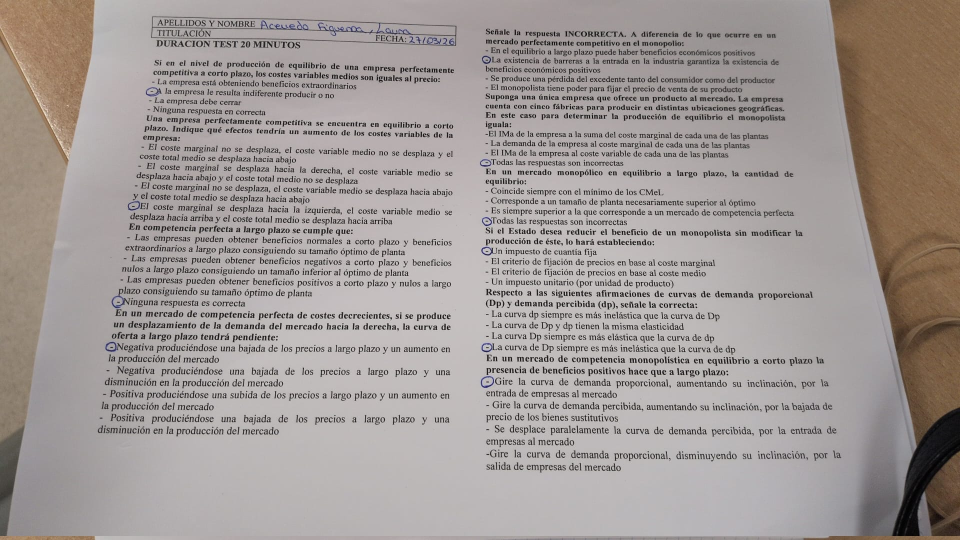
#> input picture samples/exam.jpeg, 1920 x 1080 px (shown at 1/2 size)
$ python -i image_service.py   (imports and definitions only)
#> lines starting #> are read from the running program, lines starting #| are printed output that depends on the picture; after the words box and inside, x2 and y2 are one past the last pixel; in counts of white or black regions, pixels touching at a corner belong together
#> further down, picture is the input picture: shape (1080, 1920, 3); mean B, G, R 150.5, 153.5, 161.2
import base64
import hashlib

import cv2
import numpy as np

GEMINI_JPEG_QUALITY = 75  # Gemini doesn't need high fidelity; 75 cuts payload ~35%

# ── OMR alignment ────────────────────────────────────────────────────────────
_ECC_CRITERIA = (cv2.TERM_CRITERIA_EPS | cv2.TERM_CRITERIA_COUNT, 100, 1e-5)
_MIN_ECC_CORRELATION = 0.70   # below this the alignment is too poor to trust
_BBOX_PADDING = 4             # expand each bbox side by N pixels before measuring

# ── OMR mark classification ───────────────────────────────────────────────────
_MARK_DELTA_MIN = 0.04          # min ink delta to consider a region "active"
_CANCEL_ASPECT_MIN = 2.5        # connected component aspect ratio ≥ this → stroke
_CANCEL_SPAN_RATIO = 0.38       # CC spanning ≥38 % of region width or height → cancellation
_SELECT_EXTENT_MIN = 0.10       # compact CC fill ratio ≥ this → selection mark
_AMBIGUITY_TOP2_GAP = 0.025     # if top-2 active-option deltas within this → uncertain


# [289 lines left out: functions _apply_clahe, _ink_density, _extra_ink_mask, _classify_ink, _classify_option, alinear_examen and 2 more, not called in this run]


def recorte_a4(imagen):
    """Detects and perspective-corrects the exam sheet in the photo."""
    alto, ancho = imagen.shape[:2]
#> alto = 1080; ancho = 1920
    escala = 1100 / max(1, alto)
#> escala = 1.02
    redimensionada = cv2.resize(imagen, (int(ancho * escala), 1100))
    gris = cv2.cvtColor(redimensionada, cv2.COLOR_BGR2GRAY)
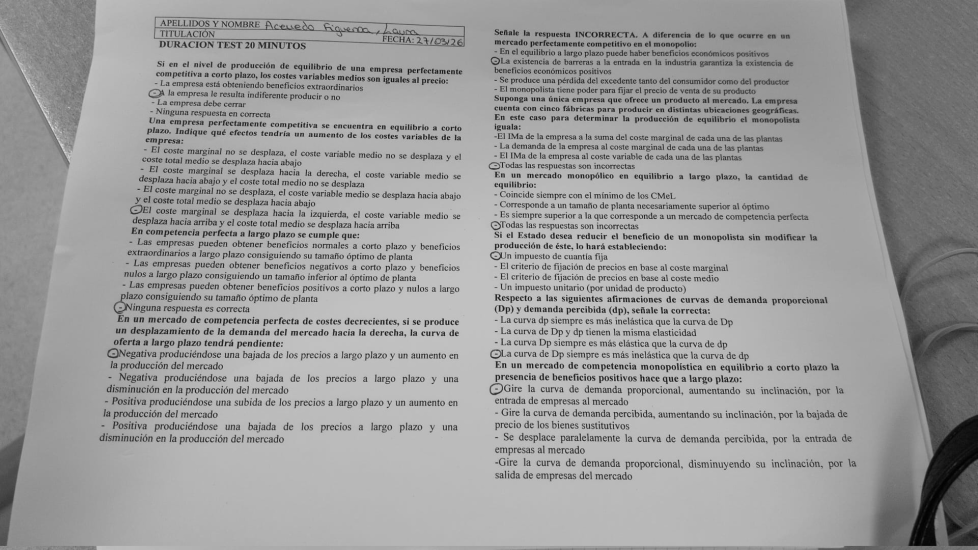
#> gris: shape (1100, 1955) (shown at 1/2 size); min 0, max 231, mean 155.4
    suavizada = cv2.GaussianBlur(gris, (7, 7), 0)

    _, blanca = cv2.threshold(suavizada, 160, 255, cv2.THRESH_BINARY)
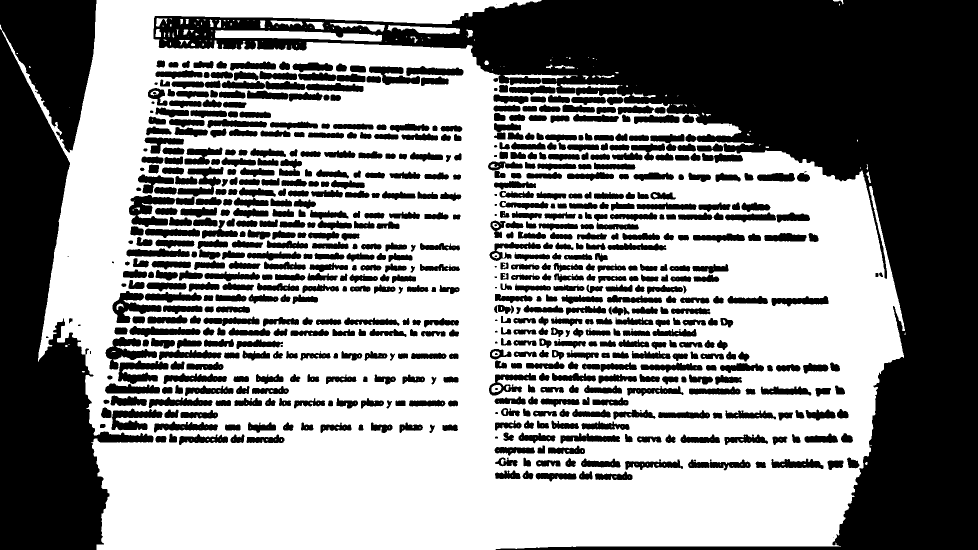
#> blanca: shape (1100, 1955) (shown at 1/2 size); 55.3% white; 702 black regions (33 under 20 px), largest, box (x1, y1, x2, y2) and area: (307, 0, 1955, 1100) 446536, (0, 58, 307, 1100) 138736, (0, 0, 193, 305) 35215
    blanca = cv2.morphologyEx(blanca, cv2.MORPH_CLOSE, np.ones((11, 11), np.uint8), iterations=2)
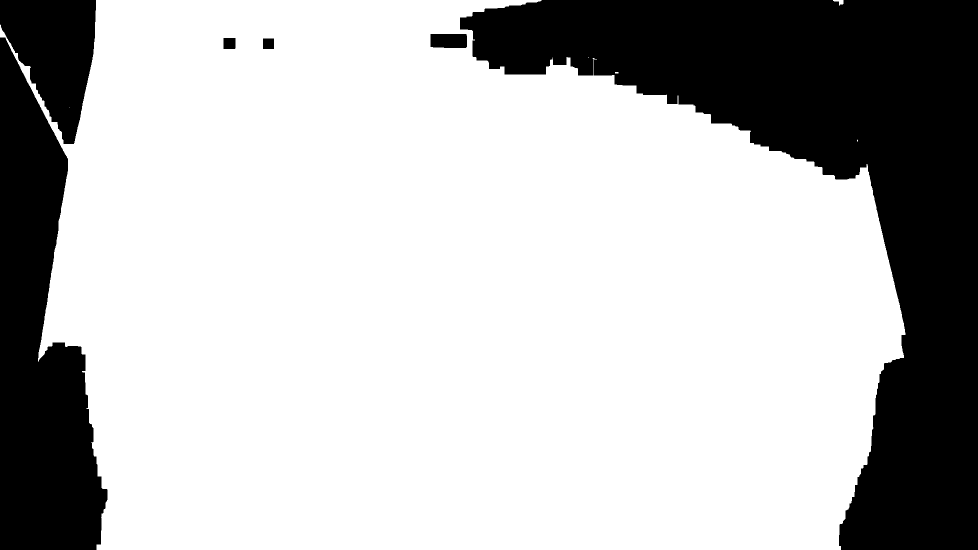
#> blanca: shape (1100, 1955) (shown at 1/2 size); 73.3% white; 6 black regions
    contornos, _ = cv2.findContours(blanca, cv2.RETR_EXTERNAL, cv2.CHAIN_APPROX_SIMPLE)
#> contornos = 6 contours, 4 with area under 20; largest, box (x1, y1, x2, y2) and area: (0, 0, 1811, 1100) 1576380, (1666, 0, 1687, 11) 89

    mejor = None
    mejor_area = 0
    area_total = redimensionada.shape[0] * redimensionada.shape[1]
#> area_total = 2150500
    for c in contornos:
        area = cv2.contourArea(c)
        if area < area_total * 0.2:
            continue
        perimetro = cv2.arcLength(c, True)
        aprox = cv2.approxPolyDP(c, 0.02 * perimetro, True)
        if len(aprox) == 4 and area > mejor_area:
            mejor = aprox.reshape(4, 2).astype(np.float32)
            mejor_area = area
#> this loop made 6 passes
#> area on pass 5: 89
#> (area, perimetro) on pass 6: (1576380, 6848.6)
#> after the loop, mejor_area = 0

    if mejor is not None:
        suma = mejor.sum(axis=1)
        diff = np.diff(mejor, axis=1).reshape(-1)
        tl = mejor[np.argmin(suma)]
        br = mejor[np.argmax(suma)]
        tr = mejor[np.argmin(diff)]
        bl = mejor[np.argmax(diff)]
        dest = np.array([[0, 0], [900, 0], [900, 1100], [0, 1100]], dtype=np.float32)
        M = cv2.getPerspectiveTransform(np.array([tl, tr, br, bl], dtype=np.float32), dest)
        return cv2.warpPerspective(redimensionada, M, (900, 1100))

    if contornos:
        cmax = max(contornos, key=cv2.contourArea)
#> cmax = contour of 1129 points, box (x1, y1, x2, y2) (0, 0, 1811, 1100), area 1576380
        x, y, w, h = cv2.boundingRect(cmax)
#> x = 0; y = 0; w = 1811; h = 1100
        if w > 100 and h > 100:
            return redimensionada[y:y + h, x:x + w]
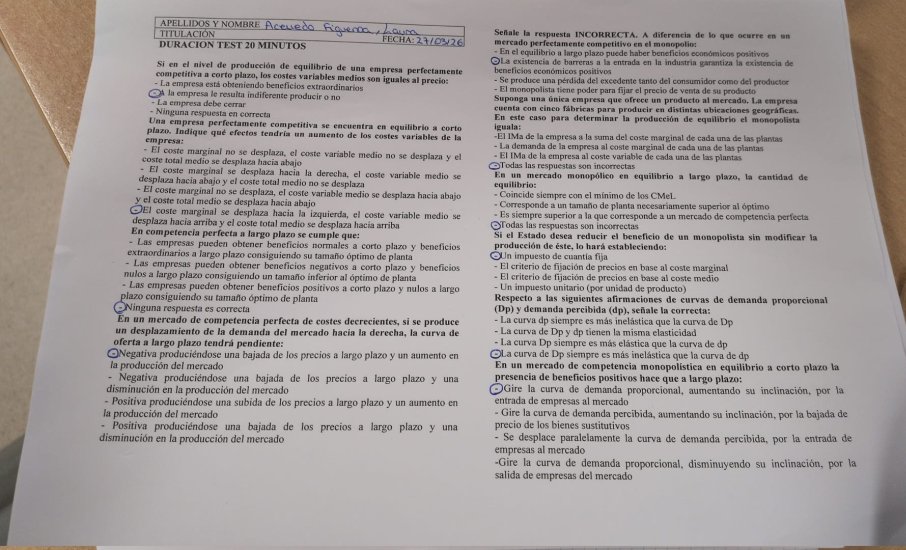
#> returned value: shape (1100, 1811, 3) (shown at 1/2 size); mean of channels 0, 1, 2 156.8, 158.3, 164.8; drawn as B, G, R

    return redimensionada


# [175 lines left out: functions encode_for_gemini, load_and_crop, hash_image, _cluster_1d, detectar_bboxes_cv, not called in this run]

>>> import cv2
>>> picture = cv2.imread('../../../../../samples/exam.jpeg')
>>> result = recorte_a4(picture)

$ run again, on samples/template.jpeg
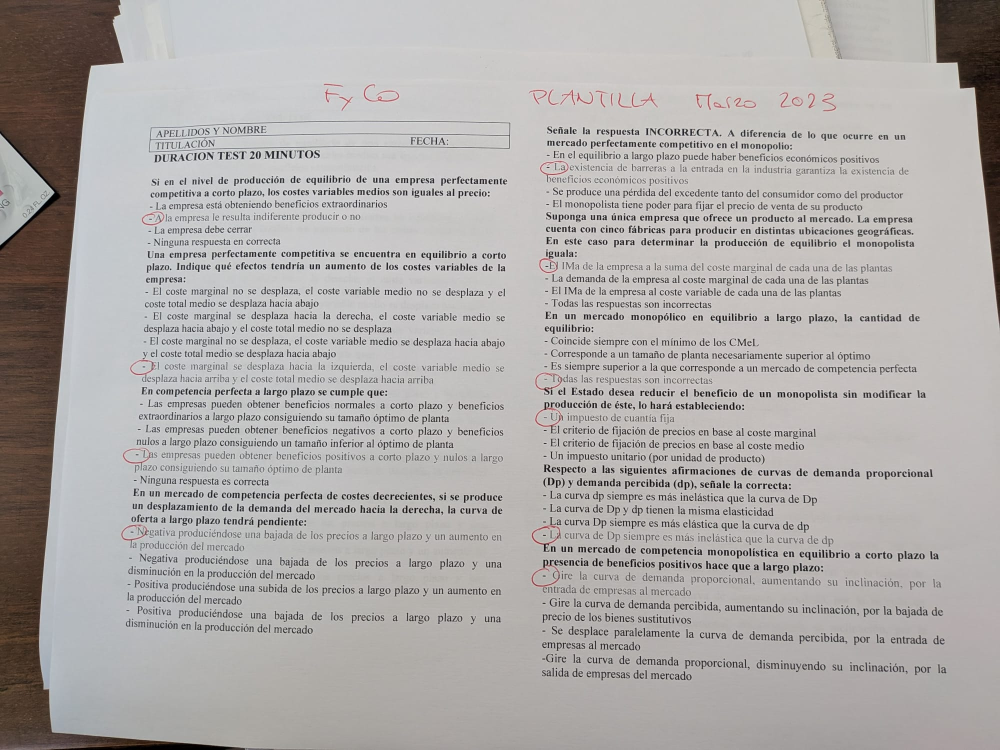
#> input picture samples/template.jpeg, 2000 x 1500 px (shown at 1/2 size)
#> picture is the input picture: shape (1500, 2000, 3); mean B, G, R 170.2, 171.8, 175.2
#> in recorte_a4, `blanca = cv2.morphologyEx(blanca, cv2.MORPH_CLOSE, np.ones((11, 11), n..`:
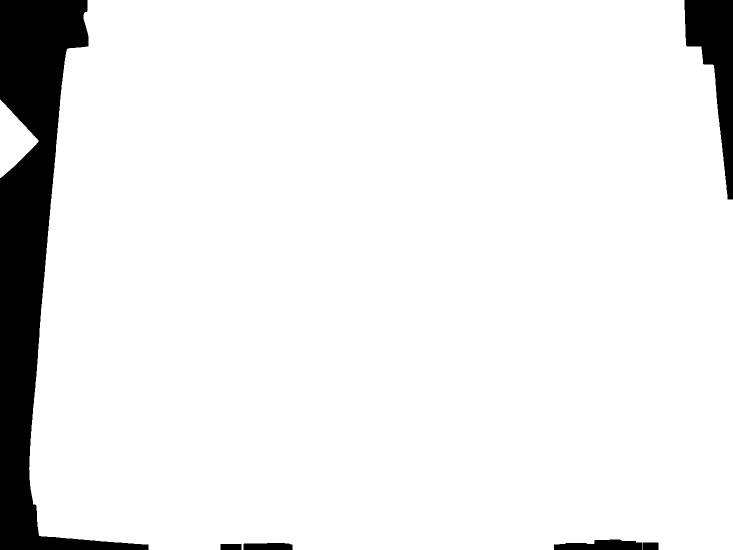
#> blanca: shape (1100, 1466) (shown at 1/2 size); 92.1% white; 6 black regions
#> contornos = 2 contours; box (x1, y1, x2, y2) and area: (58, 0, 1466, 1100) 1477119, (0, 199, 77, 356) 6206
#> the loop in recorte_a4, `for c in contornos:` made 2 passes
#> (area, perimetro, mejor, mejor_area) on pass 2: (1477119, 5045.2, [[175, 0], [78, 1071], [1465, 1099], [1368, 0]], 1477119)
#> after the loop in recorte_a4, `for c in contornos:`: mejor_area = 1477119
#> suma = [175, 1149, 2564, 1368]
#> diff = [-175, 993, -366, -1368]
#> tl = [175, 0]
#> br = [1465, 1099]
#> tr = [1368, 0]
#> bl = [78, 1071]
#> dest = [[0, 0], [900, 0], [900, 1100], [0, 1100]]
#> M = [[0.774, 0.0701, -135.4], [5.82e-17, 1.2, -1.11e-16], [1.89e-05, 0.000152, 1]]
#> in recorte_a4, `return cv2.warpPerspective(redimensionada, M, (900, 1100))`:
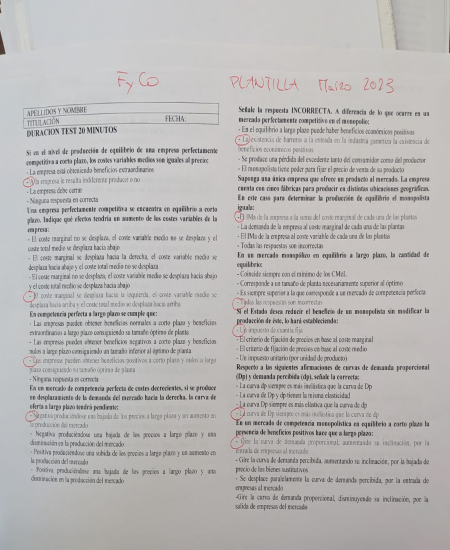
#> returned value: shape (1100, 900, 3) (shown at 1/2 size); mean of channels 0, 1, 2 181.3, 182.2, 184.3; drawn as B, G, R

$ run again, on samples/template_2.jpeg
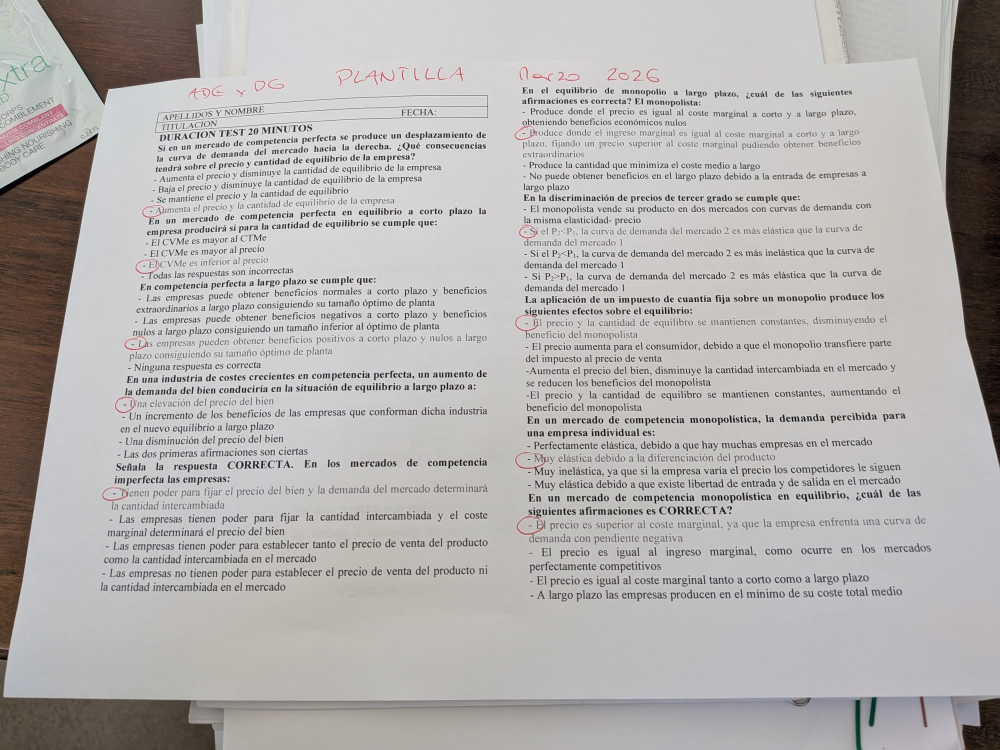
#> input picture samples/template_2.jpeg, 2000 x 1500 px (shown at 1/2 size)
#> picture is the input picture: shape (1500, 2000, 3); mean B, G, R 175.6, 176.7, 179.6
#> in recorte_a4, `_, blanca = cv2.threshold(suavizada, 160, 255, cv2.THRESH_BINARY)`:
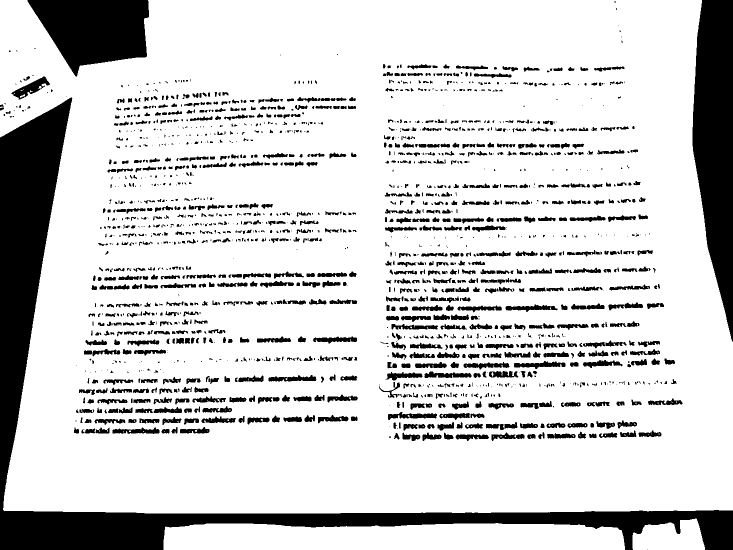
#> blanca: shape (1100, 1466) (shown at 1/2 size); 81.9% white; 1648 black regions (717 under 20 px), largest, box (x1, y1, x2, y2) and area: (0, 195, 1466, 1100) 112120, (1385, 0, 1466, 683) 39648, (55, 0, 298, 153) 24943
#> in recorte_a4, `blanca = cv2.morphologyEx(blanca, cv2.MORPH_CLOSE, np.ones((11, 11), n..`:
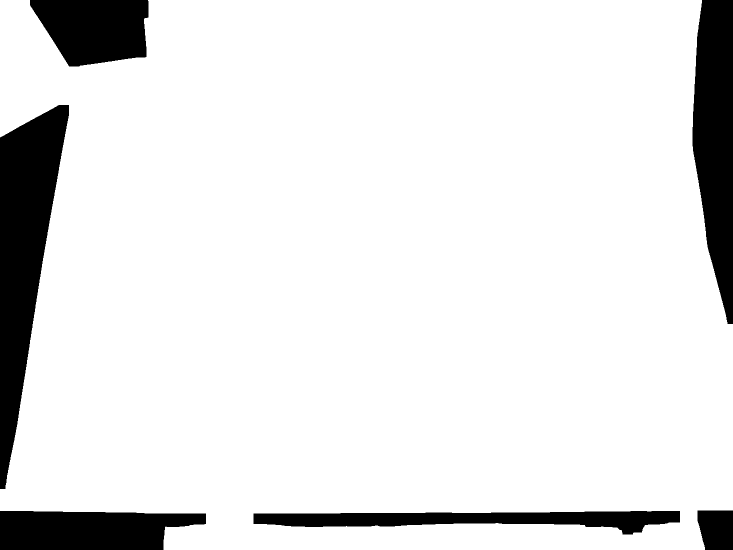
#> blanca: shape (1100, 1466) (shown at 1/2 size); 89.3% white; 6 black regions
#> contornos = 1 contour; box (x1, y1, x2, y2) and area: (0, 0, 1466, 1100) 1459744
#> the loop in recorte_a4, `for c in contornos:` made 1 pass
#> (area, perimetro) on pass 1: (1459744, 5802.5)
#> after the loop in recorte_a4, `for c in contornos:`: mejor_area = 0
#> cmax = contour of 769 points, box (x1, y1, x2, y2) (0, 0, 1466, 1100), area 1459744
#> x = 0; w = 1466; h = 1100
